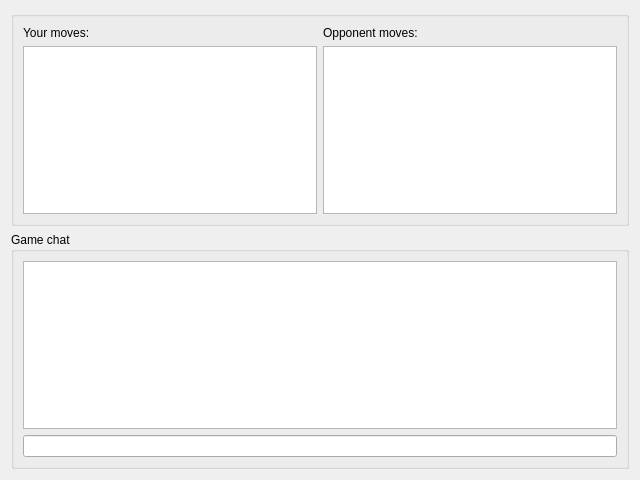
<?xml version="1.0" encoding="UTF-8"?>
<ui version="4.0">
 <class>gameboard</class>
 <widget class="QWidget" name="gameboard">
  <property name="geometry">
   <rect>
    <x>0</x>
    <y>0</y>
    <width>640</width>
    <height>480</height>
   </rect>
  </property>
  <property name="sizePolicy">
   <sizepolicy hsizetype="Fixed" vsizetype="Fixed">
    <horstretch>0</horstretch>
    <verstretch>0</verstretch>
   </sizepolicy>
  </property>
  <property name="minimumSize">
   <size>
    <width>640</width>
    <height>480</height>
   </size>
  </property>
  <property name="maximumSize">
   <size>
    <width>640</width>
    <height>480</height>
   </size>
  </property>
  <property name="windowTitle">
   <string>QutIM chess plugin</string>
  </property>
  <layout class="QGridLayout" name="gridLayout">
   <item row="0" column="0">
    <layout class="QHBoxLayout" name="horizontalLayout_2">
     <item>
      <widget class="QGroupBox" name="historyBox">
       <property name="baseSize">
        <size>
         <width>0</width>
         <height>0</height>
        </size>
       </property>
       <property name="title">
        <string/>
       </property>
       <layout class="QGridLayout" name="gridLayout_2">
        <item row="0" column="0">
         <widget class="QLabel" name="label">
          <property name="text">
           <string>Your moves:</string>
          </property>
         </widget>
        </item>
        <item row="0" column="1">
         <widget class="QLabel" name="label_2">
          <property name="text">
           <string>Opponent moves:</string>
          </property>
         </widget>
        </item>
        <item row="1" column="0">
         <widget class="QListWidget" name="myMoveList">
          <property name="verticalScrollBarPolicy">
           <enum>Qt::ScrollBarAsNeeded</enum>
          </property>
          <property name="horizontalScrollBarPolicy">
           <enum>Qt::ScrollBarAlwaysOff</enum>
          </property>
          <property name="selectionMode">
           <enum>QAbstractItemView::NoSelection</enum>
          </property>
          <property name="selectionBehavior">
           <enum>QAbstractItemView::SelectColumns</enum>
          </property>
         </widget>
        </item>
        <item row="1" column="1">
         <widget class="QListWidget" name="enemyMoveList">
          <property name="verticalScrollBarPolicy">
           <enum>Qt::ScrollBarAsNeeded</enum>
          </property>
          <property name="horizontalScrollBarPolicy">
           <enum>Qt::ScrollBarAlwaysOff</enum>
          </property>
          <property name="selectionMode">
           <enum>QAbstractItemView::NoSelection</enum>
          </property>
         </widget>
        </item>
       </layout>
      </widget>
     </item>
    </layout>
   </item>
   <item row="1" column="0">
    <widget class="QGroupBox" name="chatBox">
     <property name="title">
      <string>Game chat</string>
     </property>
     <layout class="QVBoxLayout" name="verticalLayout">
      <item>
       <widget class="QPlainTextEdit" name="log">
        <property name="verticalScrollBarPolicy">
         <enum>Qt::ScrollBarAsNeeded</enum>
        </property>
        <property name="horizontalScrollBarPolicy">
         <enum>Qt::ScrollBarAsNeeded</enum>
        </property>
       </widget>
      </item>
      <item>
       <widget class="QLineEdit" name="msgEdit"/>
      </item>
     </layout>
    </widget>
   </item>
  </layout>
 </widget>
 <resources/>
 <connections/>
</ui>
